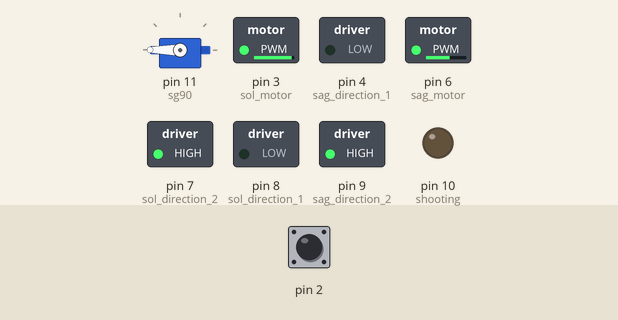
Simulated run of this sketch. Board: Arduino Nano, built with avr-gcc and run on an emulated ATmega328P. On the bench: servo, switched loads named in the sketch (green lamp = pin HIGH), output pins drawn as LEDs (lit = HIGH). The inputs (shaded band) are chosen by the test bench; at power-on: pin 2 HIGH.

Above: at 0.1 s.
Timing chart, 0 to 1.6 s (numbered marks = the images above):
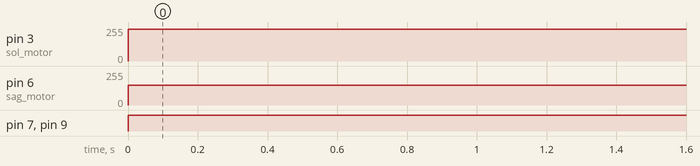

The sketch:

LAST.ino
```cpp
#define sag_direction_1 4
#define sag_direction_2 9
#define sol_direction_1 8
#define sol_direction_2 7
#define sag_motor 6
#define sol_motor 3
#define shooting 10
#define servo_max_deg 180
#define servo_min_deg 0
#define max_forward_speed 150
#define min_forward_speed -150
#define max_right_speed 100
#define min_right_speed -100

#include <Servo.h>

Servo sg90;

unsigned long int ft, lt, x, tfail;
int ch, chx[9][13];
int angle;
int pwm;

volatile long channel_length[] = {0, 0, 0, 0, 0, 0};
const int idx   = 10;
const int total = 11;
const int val   = 12;

int sag_motorc = 0;
int sol_motorc = 0;
int speedy = 0;
int right = 0;

void setup() {
  sg90.attach(11);
  Serial.begin(9600);

  ft=0; lt=0; x=0; tfail=0; ch=0;
  for (int i=0; i<9; i++) {
    for (int j=0; j<13; j++) {
      chx[i][j]=0;
    }
  }
  pinMode(7,OUTPUT);
  pinMode(10,OUTPUT);
  pinMode(8,OUTPUT);
  pinMode(9,OUTPUT);
  pinMode(3,OUTPUT);
  pinMode(4,OUTPUT);
  pinMode(6,OUTPUT);
  pinMode(2, INPUT_PULLUP);
  pinMode(11, OUTPUT);
  pinMode(A6, OUTPUT);
  pinMode(A7, OUTPUT);
  attachInterrupt(digitalPinToInterrupt(2), decodePPM, FALLING);

}

void loop() {
  // put your main code here, to run repeatedly:
  channel_length[0] = chx[1][val];
  channel_length[1] = chx[2][val];
  channel_length[5] = chx[6][val];
  channel_length[2] = chx[3][val];

  speedy = map(channel_length[1],1000,2000,min_forward_speed,max_forward_speed);
  right = map(channel_length[0],1000,2000,min_right_speed,max_right_speed);
  sag_motorc = speedy-right;
  sol_motorc = speedy+right;

//  Serial.print(sag_motorc);
//  Serial.print("  ");
//  Serial.println(sol_motorc);

  if (sag_motorc>=0)
  {
    sag_motorc = sag_motorc;
    digitalWrite(sag_direction_1,HIGH);
    digitalWrite(sag_direction_2,LOW);
  }
  else{
    sag_motorc = -sag_motorc;
    digitalWrite(sag_direction_1,LOW);
    digitalWrite(sag_direction_2,HIGH);
  }

  if (sol_motorc>=0)
  {
    sol_motorc = sol_motorc;
    digitalWrite(sol_direction_1,HIGH);
    digitalWrite(sol_direction_2,LOW);
  }
  else{
    sol_motorc = -sol_motorc;
    digitalWrite(sol_direction_1,LOW);
    digitalWrite(sol_direction_2,HIGH);
  }

  analogWrite(sag_motor,sag_motorc);
  analogWrite(sol_motor,sol_motorc);

  angle = channel_length[2];
  angle = map(angle,1000,1900, servo_max_deg, servo_min_deg);
  sg90.write(angle);


  if(channel_length[5] >1900)
  {
    digitalWrite(shooting, HIGH);
  }
  else
  {
    digitalWrite(shooting, LOW);
  }

}

void decodePPM() {
  lt    = micros();
  tfail = millis();
  x     = lt-ft;
  ft    = lt;

  if (x>3000) {
    ch          = 0;
    chx[0][val] = x;
  }
  else {
    ch+=1;
    int indx       = chx[ch][idx];
    chx[ch][total] = chx[ch][total] - chx[ch][indx];
    chx[ch][indx]  = x;
    chx[ch][total] = chx[ch][total] + chx[ch][indx];
    chx[ch][idx]   = chx[ch][idx] + 1;

    if (chx[ch][idx]>9) {
      chx[ch][idx] = 0;
    }

    chx[ch][val] = chx[ch][total]/10;
  }
}
```

Measured:
- by itself, pin 3 (sol_motor): 0/255 → 238/255 at 0.00 s
- by itself, pin 6 (sag_motor): 0/255 → 150/255 at 0.00 s
- by itself, pin 7 (sol_direction_2), pin 9 (sag_direction_2): LOW → HIGH at 0.00 s
